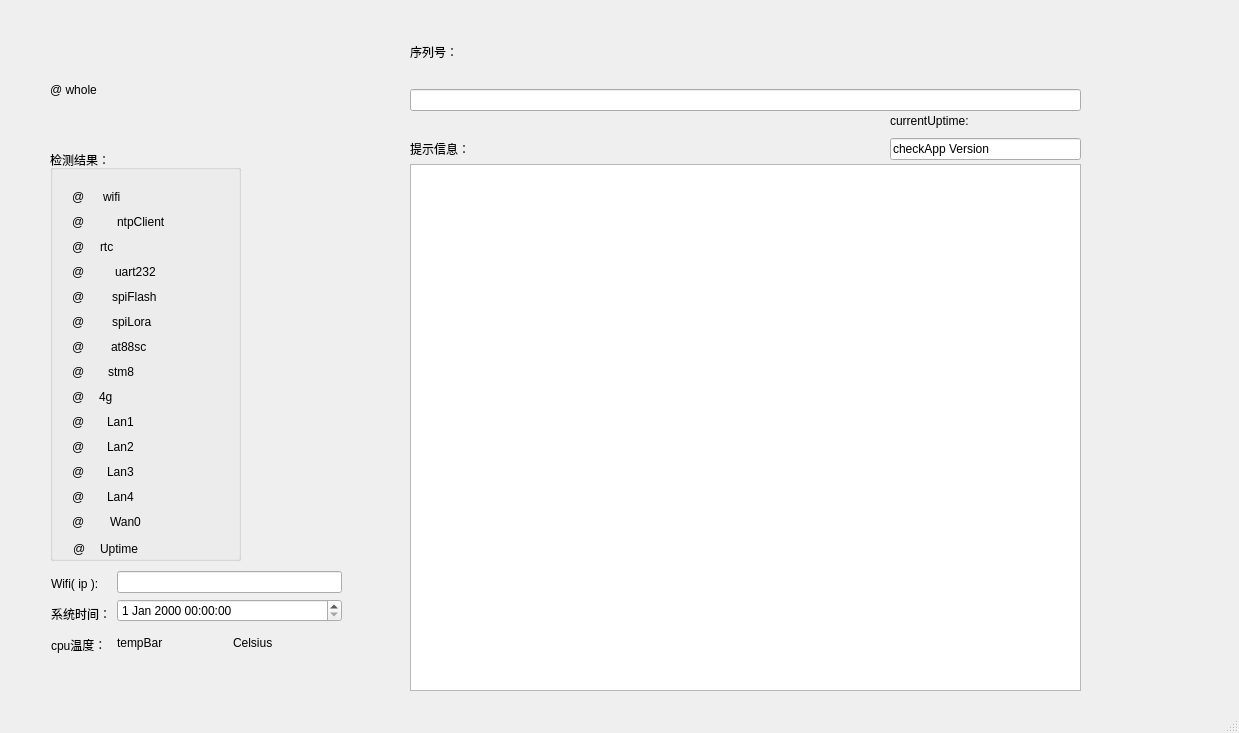
<?xml version="1.0" encoding="UTF-8"?>
<ui version="4.0">
 <class>MainWindow</class>
 <widget class="QMainWindow" name="MainWindow">
  <property name="geometry">
   <rect>
    <x>0</x>
    <y>0</y>
    <width>1239</width>
    <height>733</height>
   </rect>
  </property>
  <property name="windowTitle">
   <string>MainWindow</string>
  </property>
  <widget class="QWidget" name="centralwidget">
   <widget class="QGroupBox" name="groupBox_checkInfo">
    <property name="geometry">
     <rect>
      <x>50</x>
      <y>150</y>
      <width>191</width>
      <height>411</height>
     </rect>
    </property>
    <property name="title">
     <string>检测结果：</string>
    </property>
    <widget class="QWidget" name="layoutWidget">
     <property name="geometry">
      <rect>
       <x>22</x>
       <y>37</y>
       <width>56</width>
       <height>19</height>
      </rect>
     </property>
     <layout class="QHBoxLayout" name="horizontalLayout_wifi">
      <item>
       <widget class="QLabel" name="label_lightpic_wifi">
        <property name="text">
         <string>@ </string>
        </property>
       </widget>
      </item>
      <item>
       <widget class="QLabel" name="label_light_wifi">
        <property name="text">
         <string>wifi</string>
        </property>
       </widget>
      </item>
     </layout>
    </widget>
    <widget class="QWidget" name="layoutWidget">
     <property name="geometry">
      <rect>
       <x>22</x>
       <y>62</y>
       <width>94</width>
       <height>19</height>
      </rect>
     </property>
     <layout class="QHBoxLayout" name="horizontalLayout_ntp">
      <item>
       <widget class="QLabel" name="label_lightpic_ntpClient">
        <property name="text">
         <string>@ </string>
        </property>
       </widget>
      </item>
      <item>
       <widget class="QLabel" name="label_light_ntpClient">
        <property name="text">
         <string>ntpClient</string>
        </property>
       </widget>
      </item>
     </layout>
    </widget>
    <widget class="QWidget" name="layoutWidget">
     <property name="geometry">
      <rect>
       <x>22</x>
       <y>87</y>
       <width>49</width>
       <height>19</height>
      </rect>
     </property>
     <layout class="QHBoxLayout" name="horizontalLayout_rtc">
      <item>
       <widget class="QLabel" name="label_lightpic_rtc">
        <property name="text">
         <string>@ </string>
        </property>
       </widget>
      </item>
      <item>
       <widget class="QLabel" name="label_light_rtc">
        <property name="text">
         <string>rtc</string>
        </property>
       </widget>
      </item>
     </layout>
    </widget>
    <widget class="QWidget" name="layoutWidget">
     <property name="geometry">
      <rect>
       <x>22</x>
       <y>112</y>
       <width>84</width>
       <height>19</height>
      </rect>
     </property>
     <layout class="QHBoxLayout" name="horizontalLayout_uart232">
      <item>
       <widget class="QLabel" name="label_lightpic_uart232">
        <property name="text">
         <string>@ </string>
        </property>
       </widget>
      </item>
      <item>
       <widget class="QLabel" name="label_light_uart232">
        <property name="text">
         <string>uart232</string>
        </property>
       </widget>
      </item>
     </layout>
    </widget>
    <widget class="QWidget" name="layoutWidget">
     <property name="geometry">
      <rect>
       <x>22</x>
       <y>137</y>
       <width>85</width>
       <height>19</height>
      </rect>
     </property>
     <layout class="QHBoxLayout" name="horizontalLayout_flash">
      <item>
       <widget class="QLabel" name="label_lightpic_flash">
        <property name="text">
         <string>@ </string>
        </property>
       </widget>
      </item>
      <item>
       <widget class="QLabel" name="label_light_flash">
        <property name="text">
         <string>spiFlash</string>
        </property>
       </widget>
      </item>
     </layout>
    </widget>
    <widget class="QWidget" name="layoutWidget">
     <property name="geometry">
      <rect>
       <x>22</x>
       <y>162</y>
       <width>80</width>
       <height>19</height>
      </rect>
     </property>
     <layout class="QHBoxLayout" name="horizontalLayout_lora">
      <item>
       <widget class="QLabel" name="label_lightpic_lora">
        <property name="text">
         <string>@ </string>
        </property>
       </widget>
      </item>
      <item>
       <widget class="QLabel" name="label_light_lora">
        <property name="text">
         <string>spiLora</string>
        </property>
       </widget>
      </item>
     </layout>
    </widget>
    <widget class="QWidget" name="layoutWidget">
     <property name="geometry">
      <rect>
       <x>22</x>
       <y>187</y>
       <width>75</width>
       <height>19</height>
      </rect>
     </property>
     <layout class="QHBoxLayout" name="horizontalLayout_at88">
      <item>
       <widget class="QLabel" name="label_lightpic_at88">
        <property name="text">
         <string>@ </string>
        </property>
       </widget>
      </item>
      <item>
       <widget class="QLabel" name="label_light_at88">
        <property name="text">
         <string>at88sc</string>
        </property>
       </widget>
      </item>
     </layout>
    </widget>
    <widget class="QWidget" name="layoutWidget">
     <property name="geometry">
      <rect>
       <x>22</x>
       <y>212</y>
       <width>65</width>
       <height>19</height>
      </rect>
     </property>
     <layout class="QHBoxLayout" name="horizontalLayout_stm8">
      <item>
       <widget class="QLabel" name="label_lightpic_stm8">
        <property name="text">
         <string>@ </string>
        </property>
       </widget>
      </item>
      <item>
       <widget class="QLabel" name="label_light_stm8">
        <property name="text">
         <string>stm8</string>
        </property>
       </widget>
      </item>
     </layout>
    </widget>
    <widget class="QWidget" name="layoutWidget">
     <property name="geometry">
      <rect>
       <x>22</x>
       <y>237</y>
       <width>48</width>
       <height>19</height>
      </rect>
     </property>
     <layout class="QHBoxLayout" name="horizontalLayout_4g">
      <item>
       <widget class="QLabel" name="label_lightpic_4g">
        <property name="text">
         <string>@ </string>
        </property>
       </widget>
      </item>
      <item>
       <widget class="QLabel" name="label_light_4g">
        <property name="text">
         <string>4g</string>
        </property>
       </widget>
      </item>
     </layout>
    </widget>
    <widget class="QWidget" name="layoutWidget">
     <property name="geometry">
      <rect>
       <x>22</x>
       <y>262</y>
       <width>63</width>
       <height>19</height>
      </rect>
     </property>
     <layout class="QHBoxLayout" name="horizontalLayout_lan1">
      <item>
       <widget class="QLabel" name="label_lightpic_lan1">
        <property name="text">
         <string>@ </string>
        </property>
       </widget>
      </item>
      <item>
       <widget class="QLabel" name="label_light_lan0">
        <property name="text">
         <string>Lan1</string>
        </property>
       </widget>
      </item>
     </layout>
    </widget>
    <widget class="QWidget" name="layoutWidget">
     <property name="geometry">
      <rect>
       <x>22</x>
       <y>287</y>
       <width>63</width>
       <height>19</height>
      </rect>
     </property>
     <layout class="QHBoxLayout" name="horizontalLayout_lan2">
      <item>
       <widget class="QLabel" name="label_lightpic_lan2">
        <property name="text">
         <string>@ </string>
        </property>
       </widget>
      </item>
      <item>
       <widget class="QLabel" name="label_light_lan1">
        <property name="text">
         <string>Lan2</string>
        </property>
       </widget>
      </item>
     </layout>
    </widget>
    <widget class="QWidget" name="layoutWidget">
     <property name="geometry">
      <rect>
       <x>22</x>
       <y>312</y>
       <width>63</width>
       <height>19</height>
      </rect>
     </property>
     <layout class="QHBoxLayout" name="horizontalLayout_lan3">
      <item>
       <widget class="QLabel" name="label_lightpic_lan3">
        <property name="text">
         <string>@ </string>
        </property>
       </widget>
      </item>
      <item>
       <widget class="QLabel" name="label_light_lan2">
        <property name="text">
         <string>Lan3</string>
        </property>
       </widget>
      </item>
     </layout>
    </widget>
    <widget class="QWidget" name="layoutWidget">
     <property name="geometry">
      <rect>
       <x>22</x>
       <y>337</y>
       <width>63</width>
       <height>19</height>
      </rect>
     </property>
     <layout class="QHBoxLayout" name="horizontalLayout_lan4">
      <item>
       <widget class="QLabel" name="label_lightpic_lan4">
        <property name="text">
         <string>@ </string>
        </property>
       </widget>
      </item>
      <item>
       <widget class="QLabel" name="label_light_lan3">
        <property name="text">
         <string>Lan4</string>
        </property>
       </widget>
      </item>
     </layout>
    </widget>
    <widget class="QWidget" name="layoutWidget">
     <property name="geometry">
      <rect>
       <x>22</x>
       <y>362</y>
       <width>69</width>
       <height>19</height>
      </rect>
     </property>
     <layout class="QHBoxLayout" name="horizontalLayout_wan0">
      <item>
       <widget class="QLabel" name="label_lightpic_wan0">
        <property name="text">
         <string>@ </string>
        </property>
       </widget>
      </item>
      <item>
       <widget class="QLabel" name="label_light_wan0">
        <property name="text">
         <string>Wan0</string>
        </property>
       </widget>
      </item>
     </layout>
    </widget>
    <widget class="QLabel" name="label_lightpic_agingResult">
     <property name="geometry">
      <rect>
       <x>23</x>
       <y>390</y>
       <width>18</width>
       <height>17</height>
      </rect>
     </property>
     <property name="text">
      <string>@ </string>
     </property>
    </widget>
    <widget class="QLabel" name="label_light_aging">
     <property name="geometry">
      <rect>
       <x>50</x>
       <y>390</y>
       <width>131</width>
       <height>17</height>
      </rect>
     </property>
     <property name="text">
      <string>Uptime               </string>
     </property>
    </widget>
   </widget>
   <widget class="QWidget" name="layoutWidget">
    <property name="geometry">
     <rect>
      <x>410</x>
      <y>140</y>
      <width>671</width>
      <height>551</height>
     </rect>
    </property>
    <layout class="QVBoxLayout" name="verticalLayout_notes">
     <item>
      <widget class="QLabel" name="label_notes">
       <property name="text">
        <string>提示信息：</string>
       </property>
      </widget>
     </item>
     <item>
      <widget class="QTextEdit" name="textEdit_notes">
       <property name="html">
        <string>&lt;!DOCTYPE HTML PUBLIC &quot;-//W3C//DTD HTML 4.0//EN&quot; &quot;http://www.w3.org/TR/REC-html40/strict.dtd&quot;&gt;
&lt;html&gt;&lt;head&gt;&lt;meta name=&quot;qrichtext&quot; content=&quot;1&quot; /&gt;&lt;style type=&quot;text/css&quot;&gt;
p, li { white-space: pre-wrap; }
&lt;/style&gt;&lt;/head&gt;&lt;body style=&quot; font-family:'Ubuntu'; font-size:11pt; font-weight:400; font-style:normal;&quot;&gt;
&lt;p style=&quot;-qt-paragraph-type:empty; margin-top:0px; margin-bottom:0px; margin-left:0px; margin-right:0px; -qt-block-indent:0; text-indent:0px;&quot;&gt;&lt;br /&gt;&lt;/p&gt;&lt;/body&gt;&lt;/html&gt;</string>
       </property>
      </widget>
     </item>
    </layout>
   </widget>
   <widget class="QLabel" name="label_light_keyPressed">
    <property name="geometry">
     <rect>
      <x>50</x>
      <y>30</y>
      <width>120</width>
      <height>120</height>
     </rect>
    </property>
    <property name="text">
     <string>@ whole</string>
    </property>
   </widget>
   <widget class="QWidget" name="layoutWidget">
    <property name="geometry">
     <rect>
      <x>51</x>
      <y>571</y>
      <width>291</width>
      <height>86</height>
     </rect>
    </property>
    <layout class="QHBoxLayout" name="horizontalLayout_2">
     <item>
      <layout class="QVBoxLayout" name="verticalLayout_2">
       <item>
        <widget class="QLabel" name="label_ipWifi">
         <property name="text">
          <string>Wifi( ip ):</string>
         </property>
        </widget>
       </item>
       <item>
        <widget class="QLabel" name="labelSysTime">
         <property name="text">
          <string>系统时间：</string>
         </property>
        </widget>
       </item>
       <item>
        <widget class="QLabel" name="labelCpuTemp">
         <property name="text">
          <string>cpu温度：</string>
         </property>
        </widget>
       </item>
      </layout>
     </item>
     <item>
      <layout class="QVBoxLayout" name="verticalLayout_3">
       <item>
        <widget class="QLineEdit" name="lineEdit_ipWifi">
         <property name="text">
          <string/>
         </property>
        </widget>
       </item>
       <item>
        <widget class="QDateTimeEdit" name="dateTimeEditSys"/>
       </item>
       <item>
        <layout class="QHBoxLayout" name="horizontalLayout">
         <item>
          <widget class="QLabel" name="label_bar_cpuTemp">
           <property name="text">
            <string>tempBar</string>
           </property>
          </widget>
         </item>
         <item>
          <widget class="QLabel" name="label_celsius">
           <property name="text">
            <string>Celsius</string>
           </property>
          </widget>
         </item>
        </layout>
       </item>
      </layout>
     </item>
    </layout>
   </widget>
   <widget class="QLabel" name="label_checkStatus">
    <property name="geometry">
     <rect>
      <x>190</x>
      <y>70</y>
      <width>201</width>
      <height>41</height>
     </rect>
    </property>
    <property name="text">
     <string/>
    </property>
   </widget>
   <widget class="QWidget" name="layoutWidget">
    <property name="geometry">
     <rect>
      <x>410</x>
      <y>20</y>
      <width>671</width>
      <height>91</height>
     </rect>
    </property>
    <layout class="QVBoxLayout" name="verticalLayout_serial">
     <item>
      <widget class="QLabel" name="label_serialNum">
       <property name="text">
        <string>序列号：</string>
       </property>
      </widget>
     </item>
     <item>
      <widget class="QLineEdit" name="lineEdit_serialNum">
       <property name="text">
        <string/>
       </property>
      </widget>
     </item>
    </layout>
   </widget>
   <widget class="QWidget" name="layoutWidget">
    <property name="geometry">
     <rect>
      <x>890</x>
      <y>110</y>
      <width>191</width>
      <height>50</height>
     </rect>
    </property>
    <layout class="QVBoxLayout" name="verticalLayout_version">
     <item>
      <widget class="QLabel" name="label_uptime">
       <property name="text">
        <string>currentUptime:</string>
       </property>
      </widget>
     </item>
     <item>
      <widget class="QLineEdit" name="lineEdit_VersionAndRunCnt">
       <property name="text">
        <string>checkApp Version</string>
       </property>
      </widget>
     </item>
    </layout>
   </widget>
  </widget>
  <widget class="QMenuBar" name="menubar">
   <property name="geometry">
    <rect>
     <x>0</x>
     <y>0</y>
     <width>1239</width>
     <height>22</height>
    </rect>
   </property>
  </widget>
  <widget class="QStatusBar" name="statusbar"/>
 </widget>
 <resources/>
 <connections/>
</ui>
